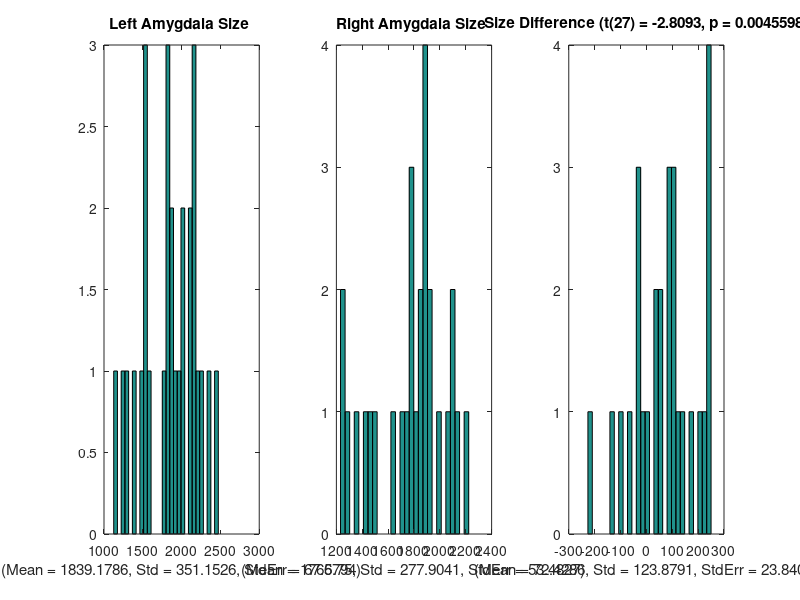

Here is the MATLAB script that generated this plot: (Note: this script raises an error after producing the figure.)
%Resampling_Kyle.m
%This is a basic script to show you the ins and outs of bootstrapping and jackknifing.

%Here is the actual Data
left_amygdala = [1848;1571;2199;1849;1802;1982;2473;1366;1253;1125;1815;1292;1470;2158;1795;1538;1941;2235;2361;1841;1549;2091;2093;1531;2004;2145;2021;2149;];
right_amygdala = [1886;1476;2105;1886;1867;1765;2223;1356;1279;1259;1780;1232;1491;1909;1742;1764;1827;2053;2149;1727;1651;1857;1984;1409;1907;2099;1882;1904;];

%Some information
n_samples = 1000;  %This is the number of random samples for bootstrapping, make it smaller if it takes too long, bigger for nicer pics
n_subjects = 28;


%Basic old school t-test of the data
difference = left_amygdala-right_amygdala;
[significance p_value] = ttest(difference, zeros(n_subjects,1));  %Just a regular paired t-test
    t_value = tinv(p_value,n_subjects-1);  

%Plot the actual data
figure;
    subplot(1,3,1);
        hist(left_amygdala,n_subjects);
            title('Left Amygdala Size ');
            xlabel(['(Mean = ' num2str(mean(left_amygdala)) ', Std = ' num2str(std(left_amygdala)) ', StdErr = ' num2str(std(left_amygdala)/sqrt(n_subjects-1)) ')']);
    subplot(1,3,2);
        hist(right_amygdala,n_subjects);
            title('Right Amygdala Size ');
            xlabel(['(Mean = ' num2str(mean(right_amygdala)) ', Std = ' num2str(std(right_amygdala)) ', StdErr = ' num2str(std(right_amygdala)/sqrt(n_subjects-1)) ')']);
    subplot(1,3,3);
        hist(difference,n_subjects);
            title(['Size Difference (t(' num2str(n_subjects-1) ') = ' num2str(t_value) ', p = ' num2str(p_value) ')']);
            xlabel(['(Mean = ' num2str(mean(difference)) ', Std = ' num2str(std(difference)) ', StdErr = ' num2str(std(difference)/sqrt(n_subjects-1)) ')']);


%--------------------------------------------------------------
%Bootstrap Analysis
%--------------------------------------------------------------
            
%Combine data and run the bootstrap                   
both = [left_amygdala right_amygdala];
[stat ids] = bootstrp(n_samples,'mean',both);  %This is the secret
    boot_mean = mean(stat)
    boot_std_err = std(stat)  %Why is this the standard Error when it is computing the standard deviation?
    figure; hist(stat,100);    

%Differences for each bootstrap
diff_boot = stat(:,1) - stat(:,2);
    p_boot = length(find(diff_boot < 0))/n_samples;  %Why does this compute the p-value?
    figure; hist(diff_boot,100);

%Plot them all like above
figure;
    subplot(1,3,1);
        hist(stat(:,1),100);
            title('Left Amygdala Bootstrapped Means');
            xlabel(['(Mean = ' num2str(mean(stat(:,1))) ', Std = ' num2str(std(stat(:,1))) ')']);
    subplot(1,3,2);
        hist(stat(:,2),100);
            title('Right Amygdala Bootstrapped Means');
            xlabel(['(Mean = ' num2str(mean(stat(:,2))) ', Std = ' num2str(std(stat(:,2))) ')']);    
    subplot(1,3,3);
        hist(diff_boot,100);
            title(['Bootstrapped Size Difference (p = ' num2str(p_boot) ')']);
            xlabel(['(Mean = ' num2str(mean(diff_boot)) ', Std = ' num2str(std(diff_boot)) ')']);    


            
%------------------------------------------------------------         
%Jackknife
%------------------------------------------------------------

[jstat] = jackknife('mean',both);
diff_jknife = jstat(:,1) - jstat(:,2);

%Plot them all like above
figure;
    subplot(1,3,1);
        hist(jstat(:,1),10);
            title('Left Amygdala Jackknifed Mean');
            xlabel(['(Mean = ' num2str(mean(jstat(:,1))) ', Std = ' num2str(std(jstat(:,1))) ', StdErr = ' num2str(std(jstat(:,1))*sqrt(n_subjects-1)) ')' ]);
    subplot(1,3,2);
        hist(jstat(:,2),10);
            title('Right Amygdala Jackknifed Mean');
            xlabel(['(Mean = ' num2str(mean(jstat(:,2))) ', Std = ' num2str(std(jstat(:,2))) ', StdErr = ' num2str(std(jstat(:,2))*sqrt(n_subjects-1)) ')' ]);
    subplot(1,3,3);
        hist(diff_jknife,10);
            title('Jackknifed Size Difference');
            xlabel(['(Mean = ' num2str(mean(diff_jknife)) ', Std = ' num2str(std(diff_jknife)) ', StdErr = ' num2str(std(diff_jknife)*sqrt(n_subjects-1)) ')' ]);


%-------------------------------------
%Plot them all together on one figure to compare
%-----------------------------------------
            
figure;
    subplot(3,3,1);
        hist(left_amygdala,n_subjects);
            title('Left Amygdala Size ');
            xlabel(['(Mean = ' num2str(mean(left_amygdala)) ', Std = ' num2str(std(left_amygdala)) ', StdErr = ' num2str(std(left_amygdala)/sqrt(n_subjects-1)) ')']);
    subplot(3,3,2);
        hist(right_amygdala,n_subjects);
            title('Right Amygdala Size ');
            xlabel(['(Mean = ' num2str(mean(right_amygdala)) ', Std = ' num2str(std(right_amygdala)) ', StdErr = ' num2str(std(right_amygdala)/sqrt(n_subjects-1)) ')']);
    subplot(3,3,3);
        hist(difference,n_subjects);
            title(['Size Difference (t(' num2str(n_subjects-1) ') = ' num2str(t_value) ', p = ' num2str(p_value) ')']);
            xlabel(['(Mean = ' num2str(mean(difference)) ', Std = ' num2str(std(difference)) ', StdErr = ' num2str(std(difference)/sqrt(n_subjects-1)) ')']);      
%Plot them all like above
% figure;
    subplot(3,3,4);
        hist(stat(:,1),100);
            title('Left Amygdala Bootstrapped Means');
            xlabel(['(Mean = ' num2str(mean(stat(:,1))) ', Std = ' num2str(std(stat(:,1))) ')']);
    subplot(3,3,5);
        hist(stat(:,2),100);
            title('Right Amygdala Bootstrapped Means');
            xlabel(['(Mean = ' num2str(mean(stat(:,2))) ', Std = ' num2str(std(stat(:,2))) ')']);    
    subplot(3,3,6);
        hist(diff_boot,100);
            title(['Bootstrapped Size Difference (p = ' num2str(p_boot) ')']);
            xlabel(['(Mean = ' num2str(mean(diff_boot)) ', Std = ' num2str(std(diff_boot)) ')']);          
%Plot them all like above
% figure;
   subplot(3,3,7);
        hist(jstat(:,1),10);
            title('Left Amygdala Jackknifed Mean');
            xlabel(['(Mean = ' num2str(mean(jstat(:,1))) ', Std = ' num2str(std(jstat(:,1))) ', StdErr = ' num2str(std(jstat(:,1))*sqrt(n_subjects-1)) ')' ]);
    subplot(3,3,8);
        hist(jstat(:,2),10);
            title('Right Amygdala Jackknifed Mean');
            xlabel(['(Mean = ' num2str(mean(jstat(:,2))) ', Std = ' num2str(std(jstat(:,2))) ', StdErr = ' num2str(std(jstat(:,2))*sqrt(n_subjects-1)) ')' ]);
    subplot(3,3,9);
        hist(diff_jknife,10);
            title('Jackknifed Size Difference');
            xlabel(['(Mean = ' num2str(mean(diff_jknife)) ', Std = ' num2str(std(diff_jknife)) ', StdErr = ' num2str(std(diff_jknife)*sqrt(n_subjects-1)) ')' ]);

            
            
            
%------------------------------------------------------------         
%Bootstrap Correlation
%------------------------------------------------------------


 %Plot the correlation between left and right amygdala size           
 figure; 
    subplot(2,3,1); 
    scatter(left_amygdala,right_amygdala);
        lsline;
        [r p_corr] = corr(left_amygdala,right_amygdala);
        title('Correlation between L & R Amygdala Size');
        xlabel(['(r = ' num2str(r)  ', p = ' num2str(p_corr) ')']  );
 
            
 %Bootstrap the correlations
    [cstat cids] = bootstrp(n_samples,'corr',left_amygdala,right_amygdala);  %What is different here than before?
        boot_mean = mean(cstat)
        boot_std_err = std(cstat)
        p_corr_boot = length(find(cstat<0))/n_samples;
    subplot(2,3,2); 
        hist(cstat,100);
            title(['Bootstrapped Correlations (Mean_r = ' num2str(boot_mean) ', p = ' num2str(p_corr_boot) ')']);


    %Plot each correlation line (Make this more than 10 but less than 100 or it
    %will take forever)
    n_lines = 10;
    subplot(2,3,3); hold;
        for i_sample=1:n_lines
            scatter(left_amygdala(cids(:,i_sample),1),right_amygdala(cids(:,i_sample),1));
            lsline;
        end


            
%------------------------------------------------------------         
%Jackknife Correlation
%------------------------------------------------------------

[jstat_corr] = jackknife('corr',left_amygdala,right_amygdala);
    subplot(2,3,5);
        hist(jstat_corr,n_subjects);
            title(['Jackknifed Correlations (Mean_r = ' num2str(mean(jstat_corr)) ')']);
            xlabel(['Mean_r = ' num2str(mean(jstat_corr)) ')']);
            
    subplot(2,3,6); hold
        for i_sub = 1:n_subjects
            without_left = left_amygdala;
            without_left(i_sub) = [];
            
            without_right = right_amygdala;
            without_right(i_sub) = [];
            
            scatter(without_left,without_right);
                lsline;
        end
        
        
       

